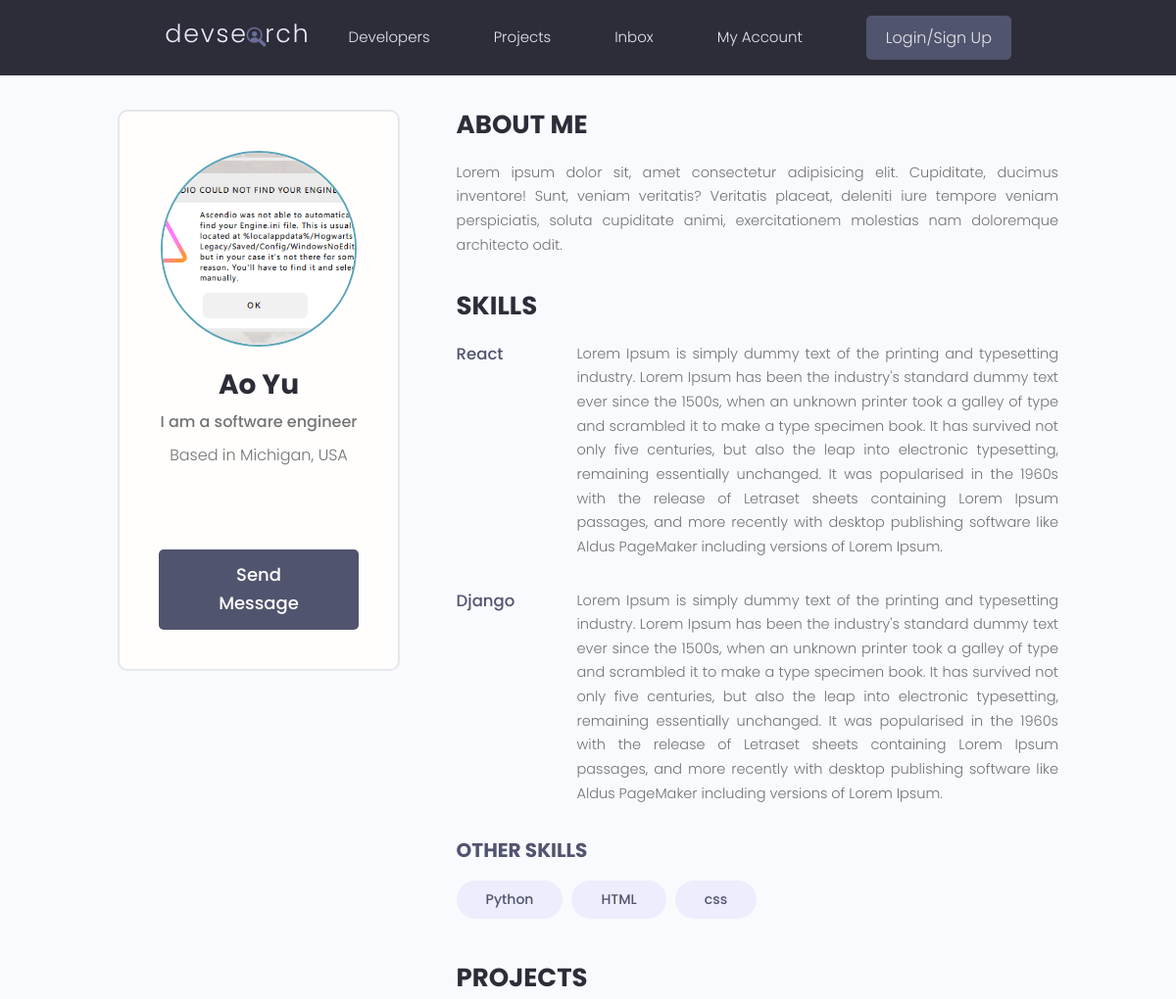
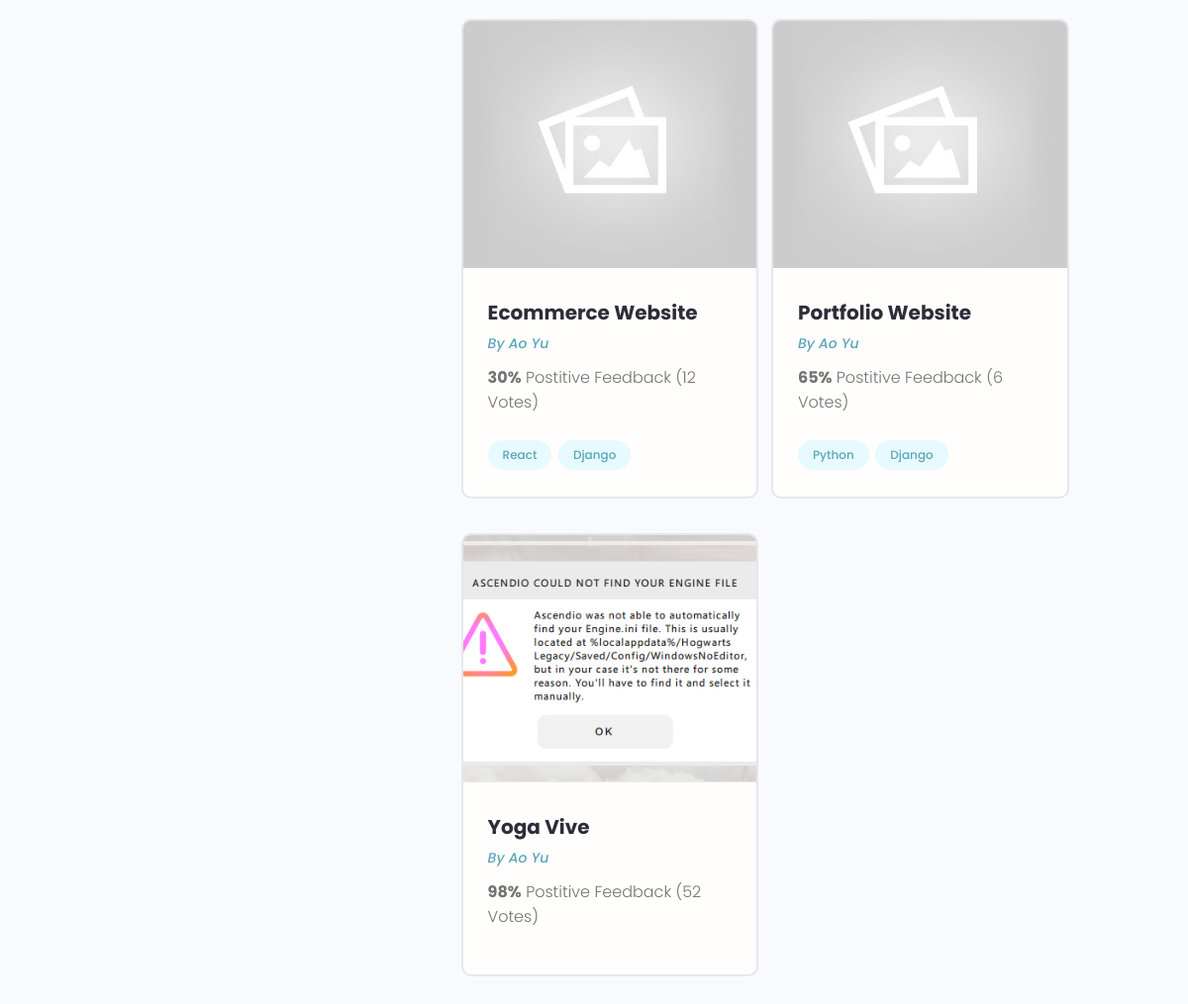
The page /profile/ccaa78c3-f827-4f3f-bb71-079f6373a151/ on the database its author committed (2 pictures, top to bottom).
### users/models.py (models this page shows, shortened)
class Profile(models.Model):
    user = models.OneToOneField(User, null=True, on_delete=models.CASCADE, blank=True)
    name = models.CharField(max_length=200, null=True, blank=True)
    email = models.EmailField(max_length=200, null=True, blank=True)
    username = models.CharField(max_length=200, null=True, blank=True)
    location = models.CharField(max_length=200, null=True, blank=True)
    short_intro = models.CharField(max_length=200, null=True, blank=True)
    bio = models.TextField(null=True, blank=True)
    profile_image = models.ImageField(null=True, blank=True, upload_to='profiles/', default='profiles/user-default.png')
    social_github = models.CharField(max_length=200, null=True, blank=True)
    social_twitter = models.CharField(max_length=200, null=True, blank=True)
    social_linkedin = models.CharField(max_length=200, null=True, blank=True)
    social_youtube = models.CharField(max_length=200, null=True, blank=True)
    social_website = models.CharField(max_length=200, null=True, blank=True)
    created = models.DateTimeField(auto_now_add=True)
    id = models.UUIDField(default=uuid.uuid4, unique=True,
                            primary_key=True, editable=False)

class Skill(models.Model):
    owner = models.ForeignKey(Profile, null=True, on_delete=models.CASCADE, blank=True)
    name = models.CharField(max_length=200, null=True, blank=True)
    description = models.TextField(null=True, blank=True)
    created = models.DateTimeField(auto_now_add=True)
    id = models.UUIDField(default=uuid.uuid4, unique=True,
                            primary_key=True, editable=False)
    def __str__(self):
        return str(self.name)

### projects/models.py (models this page shows, shortened)
class Project(models.Model):
    owner = models.ForeignKey(Profile, null=True, blank=True, on_delete=models.SET_NULL)
    title = models.CharField(max_length=200)
    description = models.TextField(null=True, blank=True)
    featured_image = models.ImageField(null=True, blank=True, default='default.jpg')
    demo_link = models.CharField(max_length=2000, null=True, blank=True)
    source_link = models.CharField(max_length=2000, null=True, blank=True)
    tags = models.ManyToManyField('Tag', blank=True)
    vote_total = models.IntegerField(default=0, null=True, blank=True)
    vote_ratio = models.IntegerField(default=0, null=True, blank=True)
    created = models.DateTimeField(auto_now_add=True)
    id = models.UUIDField(default=uuid.uuid4, unique=True,
                            primary_key=True, editable=False)

class Tag(models.Model):
    name = models.CharField(max_length=200)
    created = models.DateTimeField(auto_now_add=True)
    id = models.UUIDField(default=uuid.uuid4, unique=True,
                            primary_key=True, editable=False)
    def __str__(self):
        return self.name

### users/views.py (the view)
# urls.py: path('profile/<str:pk>/', views.userProfile, name='user-profile'),
def userProfile(request, pk):
    profile = Profile.objects.get(id=pk)
    topSkills = profile.skill_set.exclude(description__exact="")
    otherSkills = profile.skill_set.filter(description="")
    context = {
        'profile': profile,
        'topSkills': topSkills,
        'otherSkills': otherSkills
    }
    return render(request, 'users/user-profile.html', context)

### users/templates/users/user-profile.html (shortened to what this page needs)
{%extends 'main.html'%}
{%block content%}
  <main class="profile my-md">
    <div class="container">
      <div class="layout">
        <div class="column column--1of3">
          <div class="card text-center">
            <div class="card__body dev">
              <img class="avatar avatar--xl" src="{{profile.profile_image.url}}" />
              <h2 class="dev__name">{{profile.name}}</h2>
              <p class="dev__title">{{profile.short_intro}}</p>
              <p class="dev__location">Based in {{profile.location}}</p>
              <ul class="dev__social">
              </ul>
              <a href="#" class="btn btn--sub btn--lg">Send Message </a>
            </div>
          </div>
        </div>
        <div class="column column--2of3">
          <div class="devInfo">
            <h3 class="devInfo__title">About Me</h3>
            <p class="devInfo__about">
                {{profile.bio}}
            </p>
          </div>
          <div class="devInfo">
            <h3 class="devInfo__title">Skills</h3>
            <div class="devInfo__skills">
            {%for skill in topSkills%}
              <div class="devSkill">
                <h4 class="devSkill__title">{{skill.name}}</h4>
                <p class="devSkill__info">
                  {{skill.description}}
                </p>
              </div>
            {%endfor%}
              <h3 class="devInfo__subtitle">Other Skills</h3>
              <div class="devInfo__otherSkills">
                {%for skill in otherSkills%}
                <span class="tag tag--pill tag--sub tag--lg">
                  <small>{{skill}}</small>
                </span>
                {%endfor%}
              </div>
            </div>
          </div>
          <div class="devInfo">
            <h3 class="devInfo__title">Projects</h3>
            <div class="grid grid--two">
            {%for project in profile.project_set.all%}
              <div class="column">
                <div class="card project">
                  <a href="{%url 'project' project.id%}" class="project">
                    <img class="project__thumbnail" src="{{project.featured_image.url}}" alt="project thumbnail" />
                    <div class="card__body">
                      <h3 class="project__title">{{project.title}}</h3>
                      <p><a class="project__author" href="{%url 'user-profile' project.owner.id%}">By {{project.owner.name}}</a></p>
                      <p class="project--rating">
                        <span style="font-weight: bold;">{{project.vote_ratio}}%</span> Postitive
                        Feedback ({{project.vote_total}} Vote{{project.vote_total|pluralize:"s"}})
                      </p>
                      <div class="project__tags">
                        {%for tag in project.tags.all%}
                        <span class="tag tag--pill tag--main">
                          <small>{{tag}}</small>
                        </span>
                        {%endfor%}
                      </div>
                    </div>
                  </a>
                </div>
              </div>
            {%endfor%}
            </div>
          </div>
        </div>
      </div>
    </div>
  </main>
{%endblock content%}

### static/styles/app.css (style rules this page uses)
:root { --color-sub: #2d2d39; }
.btn--sub { background-color: var(--color-sub-light); }
.card { border: 2px solid var(--color-light); }
img { width: 100%; }
.profile .card > .dev { padding: 4rem; }
.dev__name { color: var(--color-sub); font-size: 2.8rem; font-weight: 700; margin-top: 1rem; margin-bottom: 0.5rem; }
.dev__title { font-size: 1.6rem; font-weight: 500; line-height: 1.3; }
.dev__location { margin-top: 1rem; }
.dev__social { margin: 3rem 0; list-style: none; display: flex; justify-content: center; gap: 1.5rem; }
.devInfo { margin-bottom: 3rem; }
.devInfo__title, .devInfo__subtitle { font-size: 2.6rem; color: var(--color-sub); text-transform: uppercase; font-weight: 700; margin-bottom: 1.5rem; }
.devInfo__subtitle { font-size: 2rem; color: var(--color-sub-light); }
.devInfo__about, .devSkill__info { font-size: 1.45rem; line-height: 1.7; text-align: justify; }
.devSkill { margin-bottom: 3rem; }
.devSkill__title { font-size: 1.65rem; font-weight: 500; color: var(--color-sub-light); }
@media screen and (min-width: 700px) { .devSkill { display: flex; justify-content: space-between; gap: 3rem; } }
@media screen and (min-width: 700px) { .devSkill__info { flex-basis: 80%; } }
.project__author { font-size: 1.4rem; font-style: italic; }
.project--rating { margin-bottom: 1.6em; margin-top: .5em; }
.project__thumbnail { height: 25rem; object-fit: cover; object-position: top center; }
.project__title { font-size: 2rem; font-weight: 700; color: var(--color-sub); }

### static/uikit/styles/modules/_variables.css (style rules this page uses)
:root { --color-main: #5aa5b9; --color-main-light: #e6faff; --color-sub: #3f4156; --color-sub-light: #51546e; --color-sub-lighter: #ededfd; --color-text: #737373; --color-gray: #8b8b8b; --color-light: #e5e7eb; --color-light-gray: #767676; --color-bg: #f8fafd; --color-white: #fffefd; --color-white-light: #f3f3f3; --color-success: #359e64; --color-success-bg: #def8e8; --color-error: #fc4b0b; --color-error-bg: #fff2ee; --font-base: 'Poppins', arial, helvetica, 'Segoe UI', roboto, ubuntu, sans-serif; --font-monospace: 'Fira Code', 'Courier New', courier, monospace; --font-regular: 300; --font-medium: 500; --font-bold: 700; --generic-shadow: 1px 1px 5px #00000010; --generic-transition: all 0.3s ease-in-out; }

### static/uikit/styles/modules/_base.css (style rules this page uses)
* { margin: 0; padding: 0; box-sizing: border-box; text-rendering: optimizeLegibility; color: inherit; font-size: inherit; }
html { font-size: 50%; }
@media only screen and (min-width: 480px) { html { font-size: 56.25%; } }
@media only screen and (min-width: 1200px) { html { font-size: 62.5%; } }
body { line-height: 1.6; font-weight: 400; font-size: 1.5rem; color: var(--color-text); background-color: var(--color-bg); min-height: 100vh; }

### static/uikit/styles/modules/_typography.css (style rules this page uses)
* { font-family: var(--font-base); }
h2 { font-size: 3.6rem; font-weight: var(--font-bold); }
h3 { font-size: 3.2rem; font-weight: var(--font-medium); }
h4 { font-size: 2.8rem; font-weight: var(--font-medium); }
p, span, strong { font-size: 1.6rem; color: var(--color-text); font-weight: var(--font-regular); }
a { padding-bottom: 2px; text-decoration: none; display: inline-block; color: var(--color-main); font-weight: var(--font-medium); }

### static/uikit/styles/modules/_utilities.css (style rules this page uses)
.container { width: 92%; max-width: 165rem; margin: 0 auto; box-sizing: border-box; }
@media screen and (min-width: 1000px) { .container { width: 90%; } }
@media screen and (min-width: 1200px) { .container { width: 80%; } }
.text-center { text-align: center; }
.my-md { margin: 3rem auto; }

### static/uikit/styles/modules/_avatar.css (style rules this page uses)
.avatar { border-radius: 50%; border: 2px solid var(--color-main); object-fit: cover; }
.avatar--xl { height: 20rem; width: 20rem; }

### static/uikit/styles/modules/_button.css (style rules this page uses)
.btn { display: inline-block; position: relative; cursor: pointer; background-color: var(--color-light); font-weight: var(--font-medium); color: var(--color-sub); text-decoration: none; padding: 1rem 2rem; border-radius: 0.5rem; border: none; width: -webkit-fit-content; width: -moz-fit-content; width: fit-content; height: -webkit-fit-content; height: -moz-fit-content; height: fit-content; font-size: 1.6rem; outline-width: 0; outline-color: transparent; -webkit-backface-visibility: hidden; backface-visibility: hidden; transition: all 0.3s ease-in-out; }
.btn--sub { background-color: var(--color-sub); color: var(--color-white); }
.btn--lg { font-size: 1.8rem; padding: 1.2rem 4.5rem; }

### static/uikit/styles/modules/_card.css (style rules this page uses)
.card { border-radius: 1rem; background-color: var(--color-white); border: 1.5px solid var(--color-light); width: auto; height: auto; margin-top: 0.5rem; margin-bottom: 0.5rem; overflow: hidden; }
.card__body, .card__header { padding: 2rem 2.5rem; }

### rows shown on the page
Profile: profile_image (picture), name "Ao Yu", short_intro "I am a software engineer", location "Michigan, USA", bio "Lorem ipsum dolor sit, amet consectetur adipisicing elit. Cupiditate, ducimus inventore! Sunt, veniam veritatis? Veritatis placeat, deleniti iure tempore veniam perspiciatis, soluta cupiditate animi, exercitationem molestias nam doloremque architecto odit."
Skill: name "React", description "Lorem Ipsum is simply dummy text of the printing and typesetting industry. Lorem Ipsum has been the industry's standard dummy text ever since the 1500s, when an unknown printer took a galley of type and scrambled it to make a type specimen book. It has survived not only five centuries, but also the leap into electronic typesetting, remaining essentially unchanged. It was popularised in the 1960s with the release of Letraset sheets containing Lorem Ipsum passages, and more recently with desktop publishing software like Aldus PageMaker including versions of Lorem Ipsum."
Skill: name "Django", description "Lorem Ipsum is simply dummy text of the printing and typesetting industry. Lorem Ipsum has been the industry's standard dummy text ever since the 1500s, when an unknown printer took a galley of type and scrambled it to make a type specimen book. It has survived not only five centuries, but also the leap into electronic typesetting, remaining essentially unchanged. It was popularised in the 1960s with the release of Letraset sheets containing Lorem Ipsum passages, and more recently with desktop publishing software like Aldus PageMaker including versions of Lorem Ipsum."
Skill: name "Python"
Skill: name "HTML"
Skill: name "css"
Project: featured_image (placeholder picture), title "Ecommerce Website", owner.name "Ao Yu", vote_ratio "30", vote_total "12"
Tag: name "React"
Tag: name "Django"
Project: featured_image (placeholder picture), title "Portfolio Website", owner.name "Ao Yu", vote_ratio "65", vote_total "6"
Tag: name "Python"
Project: featured_image (picture), title "Yoga Vive", owner.name "Ao Yu", vote_ratio "98", vote_total "52"
